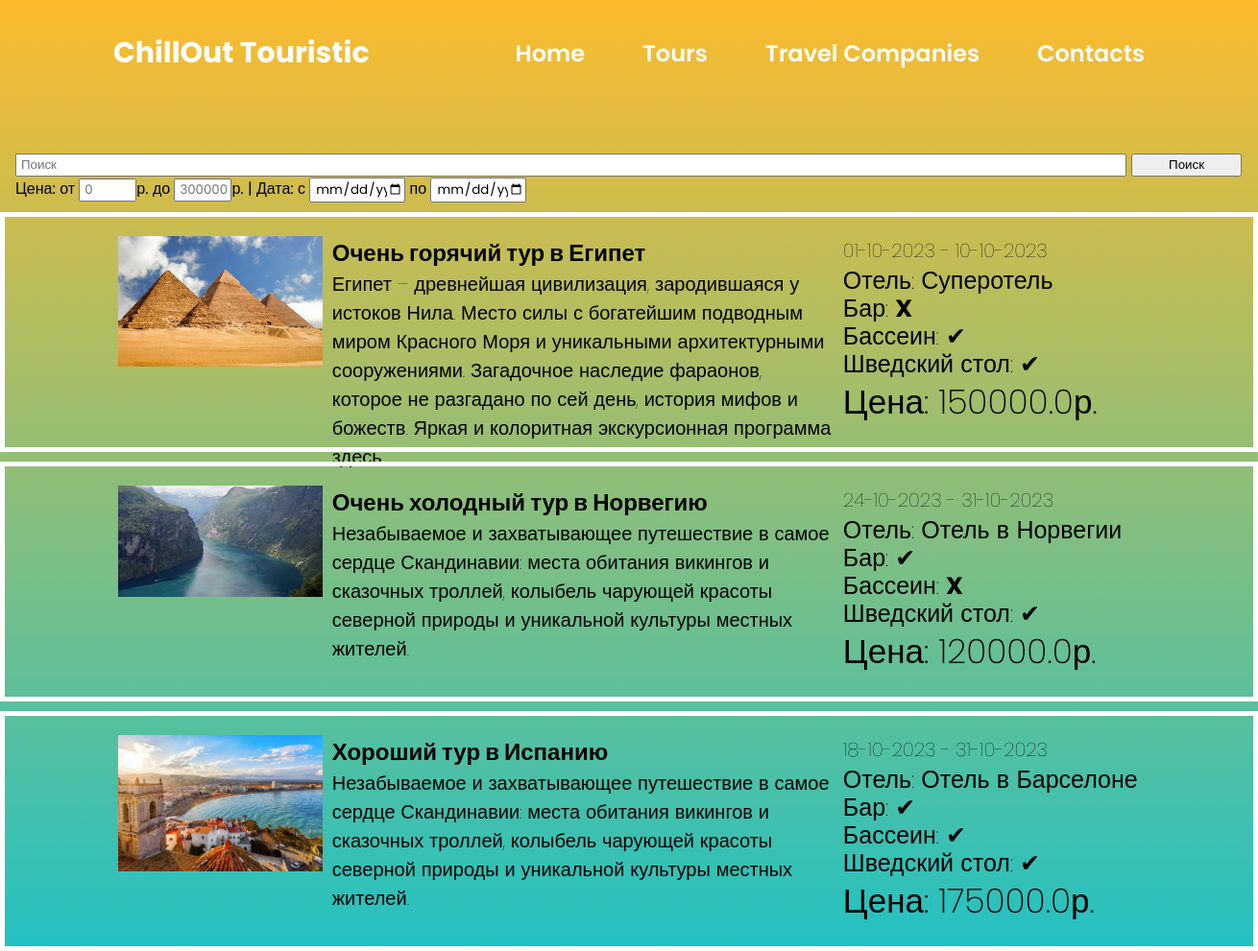
Screenshot of /catalog/tours/ with the database file from the repository.
### catalog/models.py (models this page shows, shortened)
class Tours(models.Model):
    name = models.CharField(primary_key=True, max_length=45, help_text='Название тура')
    tour_pic = models.ImageField(upload_to='img/tours_img', default=r'C:\Users\Dooplik\Desktop\Education\Tours'
                                                                    r'\TourStore\catalog\static\media\cit.jpg')
    description = models.TextField(max_length=300, help_text='Описание тура', default='Тут должно быть описание тура')
    id = models.UUIDField(default=uuid.uuid4, help_text="Уникальный идентификатор")
    start_date = models.DateField(help_text='Дата начала тура', default=datetime.datetime.now)
    end_date = models.DateField(help_text='Дата окончания тура', default=datetime.datetime.now)
    city = models.CharField(max_length=30, help_text='Город')
    price = models.FloatField(help_text='Цена тура')
    travel_complany_name = models.ForeignKey(TravelCompanies, max_length=60,
                                             help_text='Туристическая компания',
                                             on_delete=models.CASCADE,
                                             to_field='name',
                                             related_name='travel_complany_name')
    hotels_name = models.ForeignKey(Hotels, max_length=60,
                                    help_text='Название отеля',
                                    on_delete=models.SET_NULL,
                                    to_field='name',
                                    null=True,
                                    related_name='hotels_name')
    flights_name = models.ManyToManyField(Airlines, through='Flights')
    tour_from = models.ForeignKey(Countries, max_length=60,
                                  help_text='Откуда летим',
                                  on_delete=models.CASCADE,
                                  related_name='tour_from',
                                  default='Россия')
    def get_absolute_url(self):
        return reverse('tours-detail', args=[str(self.pk)])

class Hotels(models.Model):
    name = models.CharField(primary_key=True, max_length=30, help_text='Название отеля')
    hotel_pic = models.ImageField(upload_to='img/hotels_img',
                                  default=r'C:\Users\Dooplik\Desktop\Education\Tours\TourStore\catalog\static\media'
                                          r'\cit.jpg')
    all_rooms = models.IntegerField(help_text='Всего номеров')
    available_rooms = models.IntegerField(help_text='Свободных номеров')
    pool = models.BooleanField(null=True, help_text='Есть ли бассеин?')
    buffet = models.BooleanField(null=True, help_text='Есть ли шведский стол?')
    bar = models.BooleanField(null=True, help_text='Есть ли бар?')
    country_name = models.ForeignKey(Countries, max_length=60,
                                     help_text='Страна базирования',
                                     on_delete=models.CASCADE)
    def __str__(self):
        return self.name

### catalog/views.py (the view)
# urls.py: path('tours/', views.ToursListlView.as_view(), name='tours'),
class ToursListlView(generic.ListView):
    model = Tours
    template_name = 'tours_list.html'
    def get_queryset(self):
        query_search = self.request.GET.get('search', '')
        query_price_from = self.request.GET.get('price_from', '')
        query_price_to = self.request.GET.get('price_to', '')
        query_date_from = self.request.GET.get('date_from', '')
        query_date_to = self.request.GET.get('date_to', '')
        query_country = self.request.GET.get('country', '')
        query_city = self.request.GET.get('city', '')
        query_company = self.request.GET.get('company', '')
        if query_price_from != '' and query_price_from.isdigit():
            query_price_from = float(query_price_from)
        else:
            query_price_from = 0
        if query_price_to != '' and query_price_to.isdigit():
            query_price_to = float(query_price_to)
        else:
            query_price_to = 1000000
        if query_date_from != '':
            query_date_from = make_aware(datetime.datetime.fromisoformat(query_date_from))
        else:
            query_date_from = make_aware(datetime.datetime(2000, 1, 1))
        if query_date_to != '':
            query_date_to = make_aware(datetime.datetime.fromisoformat(query_date_to))
        else:
            query_date_to = make_aware(datetime.datetime(3000, 1, 1))
        if query_country == 'Любая':
            query_country = ''
        if query_city == 'Любая':
            query_city = ''
        if query_company == 'Любая':
            query_company = ''
        object_list = Tours.objects.filter(Q(Q(name__icontains=query_search) | Q(description__icontains=query_search)) &
                                           Q(start_date__range=[query_date_from, query_date_to]) &
                                           Q(price__range=[query_price_from, query_price_to]))
        return object_list

### catalog/templates/catalog/tours_list.html (shortened to what this page needs)
{% extends "base.html" %}
{% block content %}
<div class="content">
  <form action="{% url 'tours' %}">
    <div id="ddd">
      <input type="text" placeholder="Поиск" class="input_form" name="search">
      <button class="input_button">Поиск</button>
      <div class="settings">
        <a>Цена:</a>
        <a>от</a>
        <input type="text" class="small_input" name="price_from" placeholder="0"/><a>р.</a>
        <a>до</a>
        <input type="text" class="small_input" name="price_to" placeholder="300000"/><a>р.</a>
        <a>|</a>
        <a>Дата:</a>
        <a>с</a>
        <input type="date" class="date" name="date_from"/>
        <a>по</a>
        <input type="date" class="date" name="date_to"/>
      </div>
    </div>
  </form>
  {% for tour in tours_list %}
  <a href="{{ tour.get_absolute_url }}">
      <div class="tour_post">
        <div class="tour_image">
          <img src="{{ tour.tour_pic.url }}" alt="">
        </div>
        <div class="tour_description">
          <h2>{{ tour.name }}</h2>
          <p>{{ tour.description }}</p>
        </div>
        <div class="tour_info">
          <h4>{{ tour.start_date|date:"d-m-Y" }} - {{ tour.end_date|date:"d-m-Y" }}</h4>
          <h5>Отель: {{ tour.hotels_name}}</h5>
          <h5>Бар: {% if tour.hotels_name.bar %} ✔ {% else %} <strong>X</strong> {% endif %}</h5>
          <h5>Бассеин: {% if tour.hotels_name.pool %} ✔ {% else %} <strong>X</strong> {% endif %}</h5>
          <h5>Шведский стол:{% if tour.hotels_name.buffet %} ✔ {% else %} <strong>X</strong> {% endif %}</h5>
          <h3>Цена: {{ tour.price }}р.</h3>
        </div>
      </div>
    </a>
  {% endfor %}
</div>
{% endblock %}

### catalog/templates/base.html (shortened to what this page needs)
<!DOCTYPE html>
<html lang="en">
<head>
  <link href='https://unpkg.com/boxicons@2.1.4/css/boxicons.min.css' rel='stylesheet'>
  <link href="https://cdn.jsdelivr.net/npm/remixicon@3.2.0/fonts/remixicon.css" rel="stylesheet">
  <link rel="stylesheet" href="https://cdn.jsdelivr.net/npm/boxicons@latest/css/boxicons.min.css">
  {% load static %}
  <link rel="stylesheet" href="{% static 'base.css' %}">
</head>
<body>
  <header>
    <a class="logo">ChillOut Touristic</a>
    <ul class="menu">
      <li><a href="{% url 'index' %}">Home</a></li>
      <li><a href="{% url 'tours' %}">Tours</a></li>
      <li><a href="{% url 'travel-companies' %}">Travel Companies</a></li>
      <li><a href="{% url 'contacts' %}">Contacts</a></li>
    </ul>
  </header>
  {% block content %}{% endblock %}
</body>

### catalog/static/base.css (style rules this page uses)
* { padding: 0; margin: 0; box-sizing: border-box; font-family: 'Poppins', sans-serif; list-style: none; text-decoration: none; }
header { position: absolute; right: 0; top: 0; z-index: 1000; width: 100%; display: flex; align-items: center; justify-content: space-between; padding: 33px 9%; background: transparent; }
.logo { font-size: 30px; font-weight: 700; color: white; }
.menu { display: flex; }
.menu a { color: white; margin-left: 60px; font-size: 1.5em; font-weight: 600; border-bottom: 2px solid transparent; transition: all .55s ease; text-align: justify; }
body { background: rgb(34,193,195); background: linear-gradient(0deg, rgba(34,193,195,1) 0%, rgba(253,187,45,1) 100%); }
.content { width: 100%; height: 50; min-height: 100vh; margin-top: 158px; display: grid; color: black; }
.tour_post { border: 5px solid white; display: flex; width: 100%; height: 250px; padding: 20px 9%; transition: border 0.3s; cursor: pointer; min-width: 1300px; color: black; }
.tour_image { width: 20%; max-width: 100%; max-height: 100%; }
.tour_image img { max-width: 100%; max-height: 100%; }
.tour_description p { max-width: 100%; font-size: 20px; font-weight: 100; }
.tour_description { padding-left: 10px; text-align: left; width: 50%; }
.tour_info { width: 30%; display: flex; flex-direction: column; text-align: justify; padding-left: 10px; }
.tour_info h4 { font-size: 20px; font-weight: 100; color: black; }
.tour_info h5 { padding-top: 4px; font-size: 25px; font-weight: 100; line-height: 1; }
.tour_info h3 { font-size: 35px; font-weight: 200; }
.content a { height: 250px; margin-top: 10px; text-decoration: none; }
form { padding-right: 1vh; padding-left: 2vh; display: flex; }
#ddd { width: 100%; }
.input_form { width: 90%; }
form input { padding-left: 4px; }
.input_button { width: 9%; }
.small_input { width: 60px; }
.date { width: 100px; }
.settings { display: block; align-items: justify; }

### rows the page displays
Tours: tour_pic (picture), name "Очень горячий тур в Египет", description "Египет – древнейшая цивилизация, зародившаяся у истоков Нила. Место силы с богатейшим подводным миром Красного Моря и уникальными архитектурными сооружениями. Загадочное наследие фараонов, которое не разгадано по сей день, история мифов и божеств. Яркая и колоритная экскурсионная программа здесь", start_date "01-10-2023", end_date "10-10-2023", hotels_name "Суперотель", shows "X", price "150000.0"
Tours: tour_pic (picture), name "Очень холодный тур в Норвегию", description "Незабываемое и захватывающее путешествие в самое сердце Скандинавии: места обитания викингов и сказочных троллей, колыбель чарующей красоты северной природы и уникальной культуры местных жителей.", start_date "24-10-2023", end_date "31-10-2023", hotels_name "Отель в Норвегии", shows "X", price "120000.0"
Tours: tour_pic (picture), name "Хороший тур в Испанию", description "Незабываемое и захватывающее путешествие в самое сердце Скандинавии: места обитания викингов и сказочных троллей, колыбель чарующей красоты северной природы и уникальной культуры местных жителей.", start_date "18-10-2023", end_date "31-10-2023", hotels_name "Отель в Барселоне", price "175000.0"
